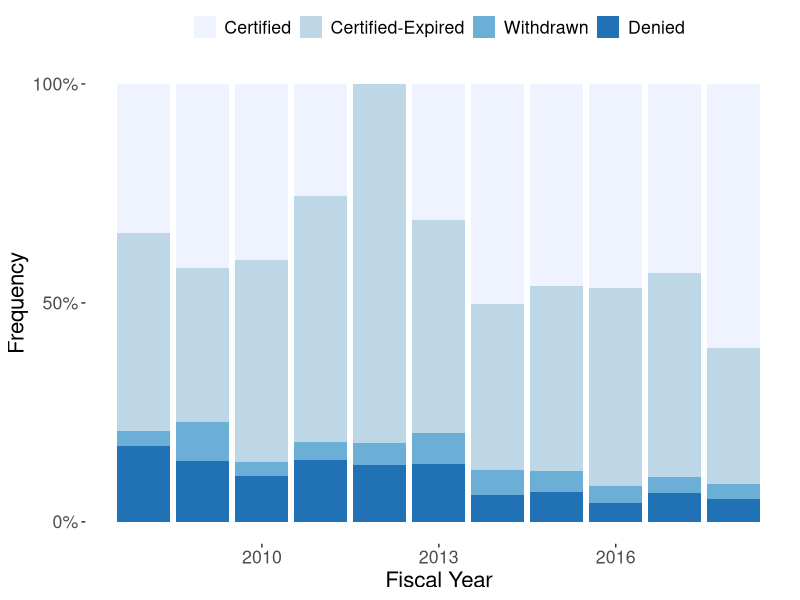

The R script that drew this image:
library(tidyverse)
library(reshape2)

data <- tribble(
  ~Year,~Certified,~"Certified-Expired",~Withdrawn,~Denied,
    2008,21092,28113,2063,10729, 
    2009,16041,13461,3389,5356,
    2010,32657,37580,2736,8439,
    2011,18714,41149,2960,10384,
    2012,2,54579,3265,8642,
    2013,13742,21461,3075,5874,
    2014,35615,27018,4016,4349,
    
    2015,41223,37715,4362,5999,
    2016,58750,57183,4650,5560,
    2017,42080,45529,3581,6413,
    2018,72187,37363,3971,6255 
)

data2 <- data %$%
    mutate(.,Total=Certified+`Certified-Expired`+Withdrawn+Denied) %>%
    mutate(.,Determined=Certified+`Certified-Expired`+Denied)

data.m <- melt(data,id.vars="Year")

ggplot(data.m, aes(x = Year, y = value,fill=variable)) +
  geom_bar(stat='identity',position="fill")+
  theme(panel.background = element_rect(fill = 'white', colour = 'white'))+
  theme(legend.title=element_blank())+
  ylab('Frequency')+
  xlab("Fiscal Year")+
  theme(legend.position = "top",legend.spacing.x = unit(0.5, 'cm'))+
  scale_fill_brewer(palette="Blues")+
  #theme( axis.line = element_line(colour = "black",size = 1, linetype = "solid"))+
  theme(text=element_text(size=16))+
  scale_y_continuous(breaks=seq(0,1,by=0.5),labels=c("0%","50%","100%"))

